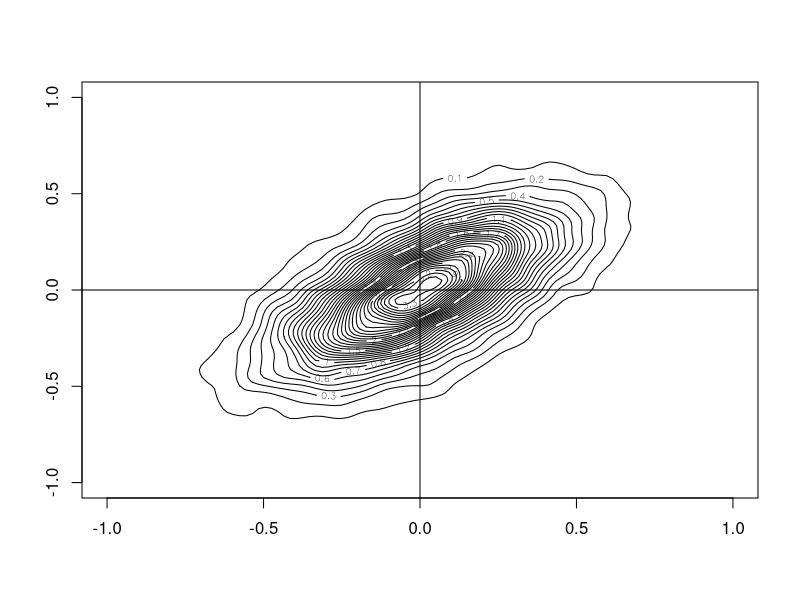
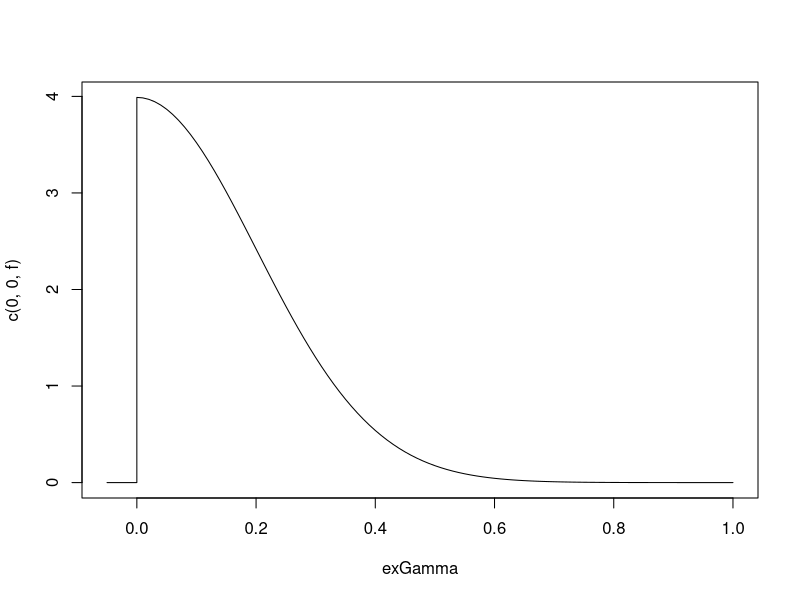

Recreate these plots in R, in order.
library('MCMCpack')
library('truncnorm')
#sample approach
M=10000
s2=rinvgamma(M,3,.05)
nu=rnorm(M,0,.2)
gamma1=rnorm(M,mean=nu,sd=sqrt(s2))
gamma2=rnorm(M,mean=nu,sd=sqrt(s2))
dens=kde2d(gamma1, gamma2,n=100,lims=c(c(-1,1),c(-1,1)))
contour(dens,levels=seq(.1,5,.1))
abline(v=0)
abline(h=0)

gamma=seq(0,1,.01)
exGamma=c(-.05,0,gamma)
f=dtruncnorm(gamma,0,Inf,0,.2)
plot(exGamma,c(0,0,f),typ='l')
